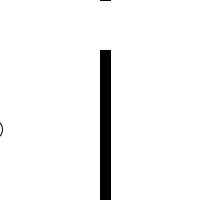
Frame 1 (no input)
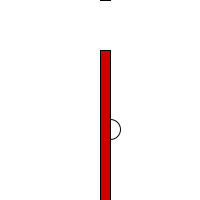
Frame 60 (the mouse pressed at the canvas centre just before this capture)
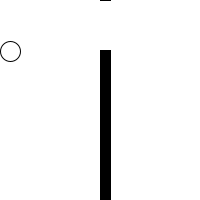
Frame 120 (the mouse held since frame 60 and released just before this capture)

The Processing sketch that drew these frames (run headless with seeded random() and noise(); from frame 60 on, the mouse is pressed at the canvas centre):

// Processing sketch: sketch_3_5_c
// ── sketch_3_5_c.pde
void setup() {
  size(200, 200);
}
float x=-10;
float v=0;
float y=random(200);
void draw() {
  x+=2;
  if (x==210) {
    x=-10;
    y=random(200);
  }
  background(255);
  if (keyPressed) {
    if (keyCode==UP) {
      v-=3;
    }
    if (keyCode==DOWN) {
      v+=3;
    }
  }
  if (v>=150) {
    v=150;
  }
  if (v<=0) {
    v=0;
  }
  fill(255);
  ellipse(x, y, 20, 20);
  fill(0);
  if ((x>80&&x<120&&y<v)||(x>80&&x<120&&y>v+50)) {
    fill(200, 0, 0);
  }
  rect(100, 0, 10, v);
  rect(100, 200, 10, v-150);
}
